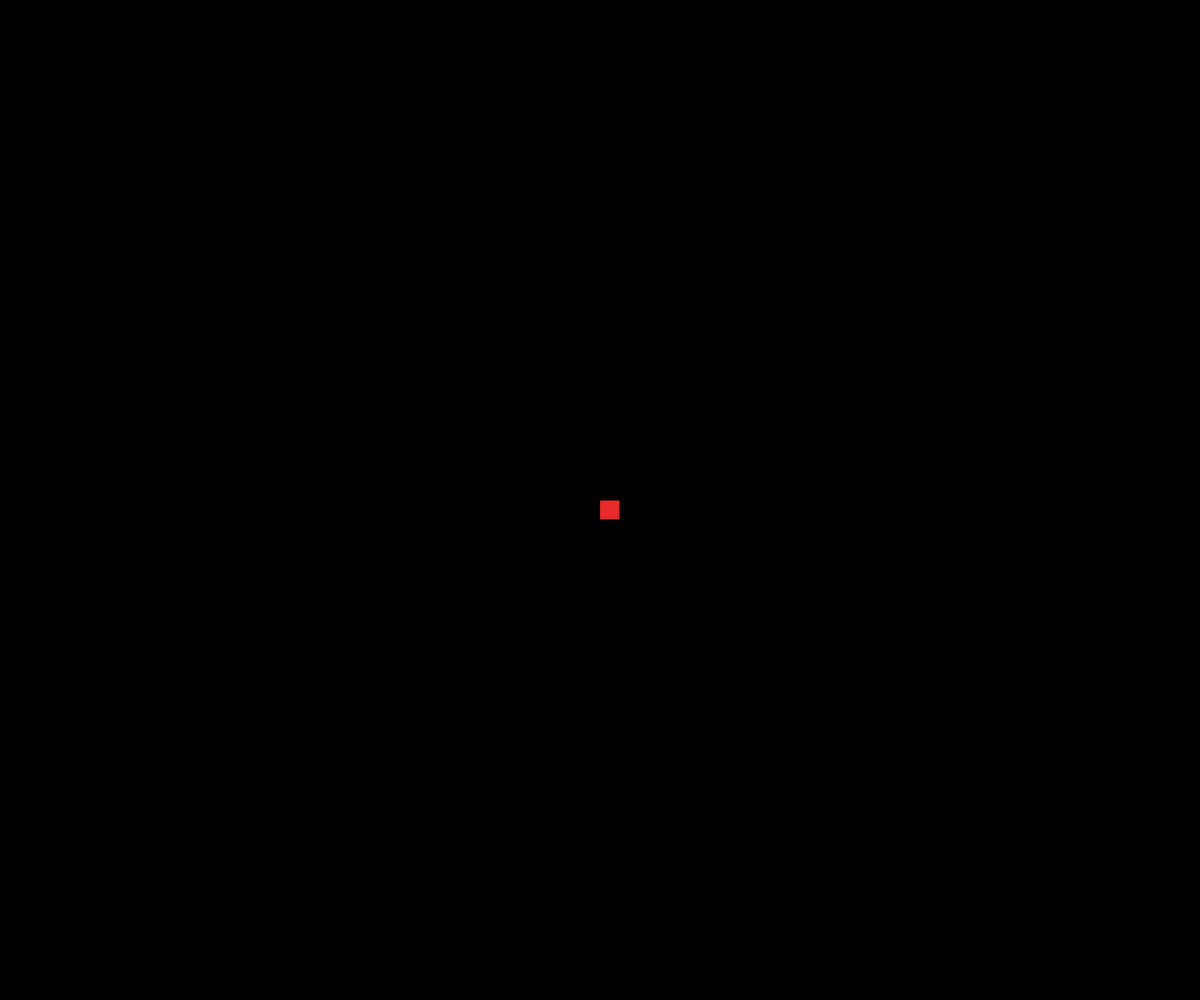
Frame 1 (no input)
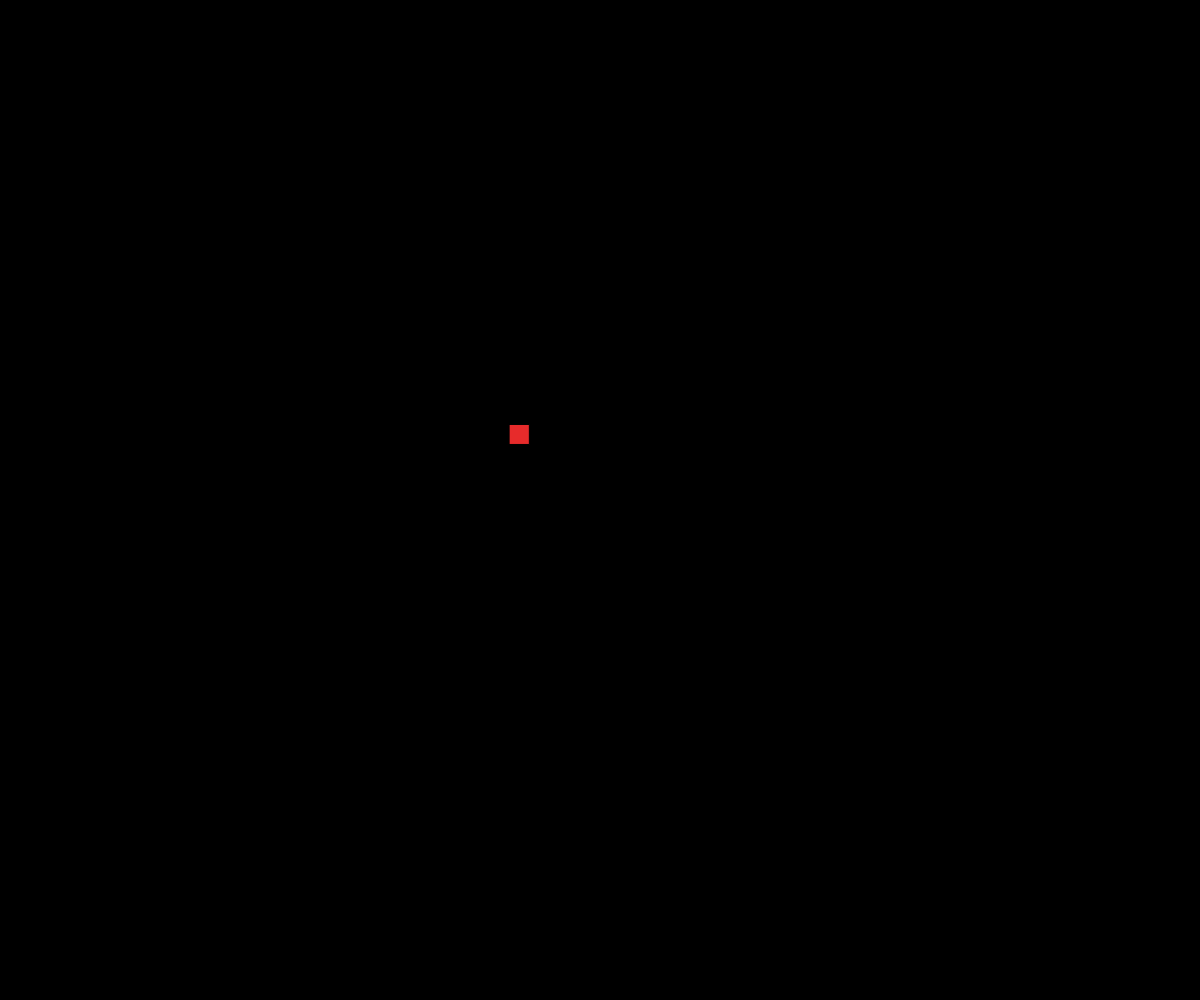
Frame 60 (no input)
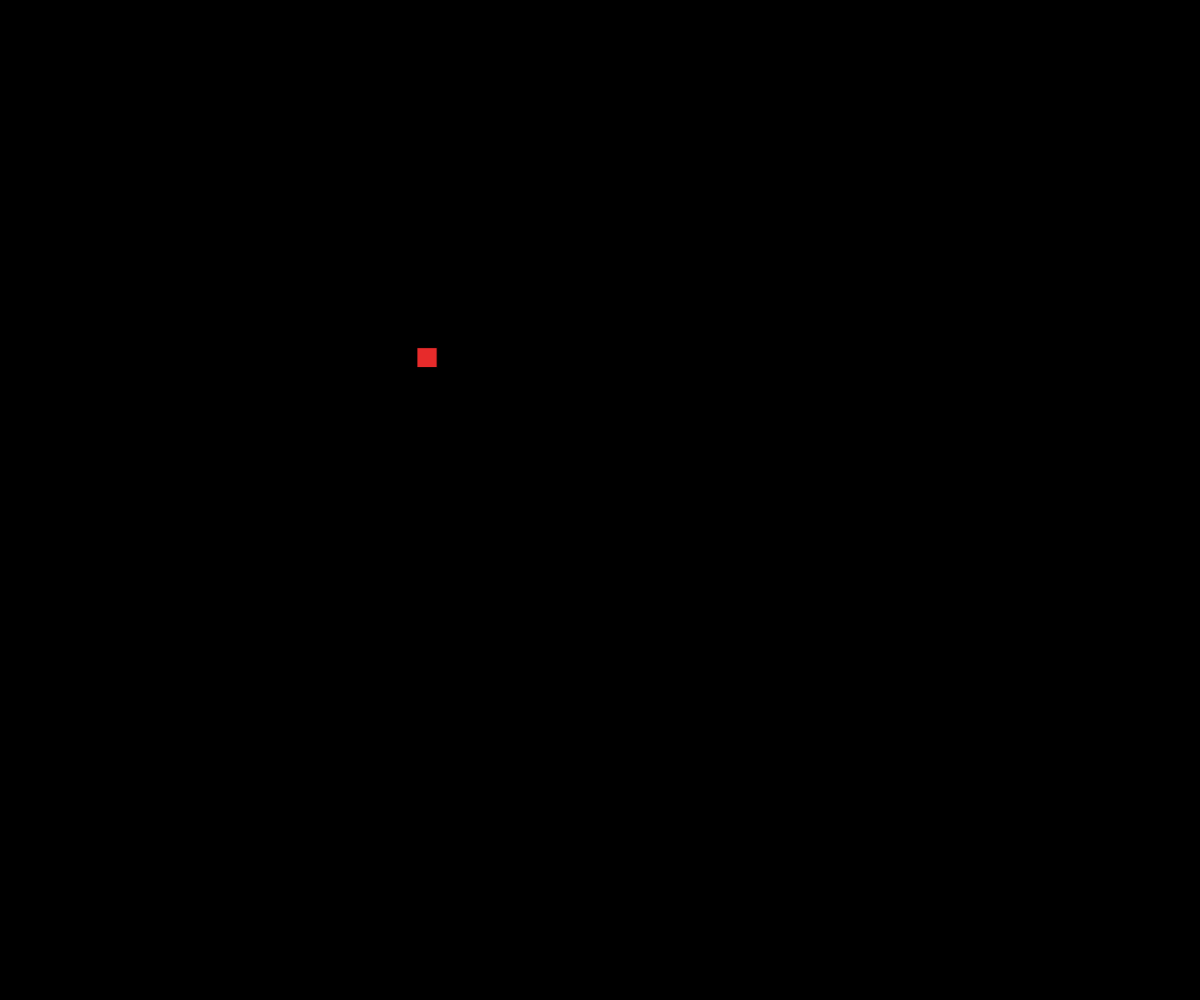
Frame 120 (the mouse pressed at the canvas centre since frame 60)

The p5.js sketch that drew these frames (run headless with seeded random() and noise() and a simulated clock; from frame 60 on, the mouse is pressed at the canvas centre):

// p5.js sketch
// ── sketch.js
/*
  US 410 incidents, 410 deaths, no gun control
  UK 1 incident, 0 deaths, gun control
  Canada 2 incidents, 2 deaths, gun control
  Germany 3 incidents, 7 deaths, gun control 
  Frace 4 incidents, 7 deaths, gun control
  Russia 5 incidents, 158 deaths, gun control but strong black market
  total incidents 425, total deaths 584
  */

let uk_show = true;
let canada_show = false;
let germany_show = false;
let france_show = false;
let russia_show = false;
let us_show = false;

//Animation booleans
let russiaAnimDone = false;

let click_count = 0;
let percent_Us_incidents = (410 / 425) * 100;
let percent_UK_incidents = (1 / 425) * 100;
let percent_Canada_incidents = (2 / 425) * 100;
let percent_Germany_incidents = (3 / 425) * 100;
let percent_France_incidents = (4 / 425) * 100;
let percent_Russia_incidents = (5 / 425) * 100;

let percent_Us_deaths = (410 / 584) * 100;
let percent_UK_deaths = (0 / 584) * 100;
let percent_Canada_deaths = (2 / 584) * 100;
let percent_Germany_deaths = (7 / 584) * 100;
let percent_France_deaths = (7 / 584) * 100;
let percent_Russia_deaths = (158 / 584) * 100;

let uk_width = 20;
let uk_height = 20;
let canada_width = uk_width * 2;
let canada_height = uk_height * 2;
let germany_width = canada_width * 1.5;
let germany_height = canada_height * 1.5;
let france_width = germany_width * 1.3;
let france_height = germany_height * 1.3;
let russia_width = france_width * 1.7;
let russia_height = france_height * 1.7;
let us_width = russia_width * 82;
let us_height = russia_height * 82;

let time;
let country_array = [];

function setup() {
  createCanvas(innerWidth, innerHeight);
  uk = new Country(
    0,
    width / 2,
    height / 2,
    uk_width,
    uk_height,
    "#E72B2B",
    0,
    0
  );
  country_array.push(uk);
  canada = new Country(
    2,
    width / 2,
    height / 2,
    canada_width,
    canada_height,
    "#CD2121",
    uk.width,
    0
  );
  country_array.push(canada);
  germany = new Country(
    7,
    width / 2,
    height / 2,
    germany_width,
    germany_height,
    "#B41818",
    uk.width + canada.width,
    0
  );
  country_array.push(germany);
  france = new Country(
    7,
    width / 2,
    height / 2,
    france_width,
    france_height,
    "#B41818",
    uk.width + canada.width + germany.width,
    0
  );
  country_array.push(france);
  russia = new Country(
    158,
    width / 2,
    height / 2,
    russia_width,
    russia_height,
    "#9A0E0E",
    uk.width + canada.width + germany.width + france.width,
    0
  );
  country_array.push(russia);
  us = new Country(
    410,
    width / 2,
    height / 2,
    us_width,
    us_height,
    "#800404",
    uk.width + canada.width + germany.width + france.width + russia.width,
    0
  );
  country_array.push(us);
  time = millis();
  +100;
}

function draw() {
  background(0);

  if (uk_show) {
    uk.display();
    uk.animate_country_moving();
  }
  if (canada_show) {
    canada.display();
    canada.animate_country_moving();
  }
  if (germany_show) {
    germany.display();
    germany.animate_country_moving();
  }
  if (france_show) {
    france.display();
    france.animate_country_moving();
  }
  if (russia_show) {
    russia.display();
    russia.animate_country_moving();
    if(russia.animDone){
    russia.dropBodies(10);
    }
  }
  if (us_show) {
    us.display();
    us.animate_country_moving();
  }
}

function mousePressed() {
  click_count++;
  if (click_count == 1) {
    uk_show = true;
  } else if (click_count == 2) {
    canada_show = true;
  } else if (click_count == 3) {
    germany_show = true;
  } else if (click_count == 4) {
    france_show = true;
  } else if (click_count == 5) {
    russia_show = true;
  } else if (click_count == 6) {
    us_show = true;
  }
  // if (uk_show) {
  //   uk.animate_country_moving();
  // }
  // if (canada_show) {
  //   canada.animate_country_moving();
  // }
  // if (germany_show) {
  //   germany.animate_country_moving();
  // }
  // if (france_show) {
  //   france.animate_country_moving();
  // }
  // if (russia_show) {
  //  russia.animate_country_moving();
  // }
}

class Country {
  constructor(
    num_deaths,
    x_pos,
    y_pos,
    width,
    height,
    color,
    target_x,
    target_y
  ) {
    this.num_deaths = num_deaths;
    this.x_pos = x_pos;
    this.y_pos = y_pos;
    this.width = width;
    this.height = height;
    this.color = color;
    this.target_x = target_x;
    this.target_y = target_y;
    this.current_square_index = 0;
    this.interval = 500; // Time interval in milliseconds
    this.last_time = 0;

    //For bodies to drop
    this.animDone = false;
    this.bodySize = height*0.1;

    this.minSpeed = height*0.001;
    this.maxSpeed = height*0.01;
    this.bodySpeed = random(this.minSpeed, this.maxSpeed);


    // Initialize an array to store the positions of the ellipses
    this.bodyPositions = [];
    this.initializeBodyPositions();
  }

  initializeBodyPositions() {
    let minX = this.target_x + this.bodySize;
    let maxX = this.target_x + this.width - this.bodySize;

    for (let i = 0; i <= this.num_deaths; i++) {

    
      let bodyX = random(minX, maxX); 
      let bodyY = 0;
      let bodySpeed = random(height*0.001, height*0.01);
      this.bodyPositions.push({ x: bodyX, y: bodyY, speed: bodySpeed });
    }
  }

  display() {
    fill(this.color);
    rect(this.x_pos, this.y_pos, this.width, this.height);
  }

  dropBodies(numBodies) {
    for (let i = 0; i < numBodies && i < this.bodyPositions.length; i++) {
      fill(255);
      ellipse(
        this.bodyPositions[i].x,
        this.bodyPositions[i].y,
        this.bodySize,
        this.bodySize
      );

      //make bodies fall
      this.bodyPositions[i].y += this.bodyPositions[i].speed;

      if(this.bodyPositions[i].y > this.height - this.bodySize/2){
        this.bodyPositions[i].speed = 0;
      }

    }
  }

  // animate_death_count() {
  //   let current_time = millis();
  //   if (current_time - this.last_time > this.interval && this.current_square_index < this.num_deaths) {
  //     let cols = Math.floor(this.width / 10); // Number of columns in the grid
  //     let x_offset = (this.current_square_index % cols) * 10;
  //     let y_offset = Math.floor(this.current_square_index / cols) * 10;

  //     rectMode(CORNER);
  //     fill(255);
  //     rect(this.x_pos + x_offset, this.y_pos + y_offset, 10, 10);

  //     this.current_square_index++;
  //     this.last_time = current_time;
  //   }
  // }

  animate_country_moving() {

    let speed = 2;
    if (this.x_pos != this.target_x || this.y_pos != this.target_y) {
      let dx = this.target_x - this.x_pos;
      let dy = this.target_y - this.y_pos;
      let angle = atan2(dy, dx);
      this.x_pos += cos(angle) * speed;
      this.y_pos += sin(angle) * speed;

      if (abs(dx) < speed) this.x_pos = this.target_x;
      if (abs(dy) < speed) this.y_pos = this.target_y;
    }
    if(this.x_pos == this.target_x && this.y_pos == this.target_y){
      this.animDone = true; 
    }

  }
}

// class Body {
//   constructor(x_pos, y_pos, num_bodies){
//     this.x_pos = x_pos;
//     this.y_pos = y_pos;
//     this.color = color;
//     this.size = height * 0.1;
//     this.speed = 1;
//   }

//   animatte_bodied(){
//     fill(this.color);
//     rect(this.x_pos, this.y_pos, 10, 10);
//   }
// }
